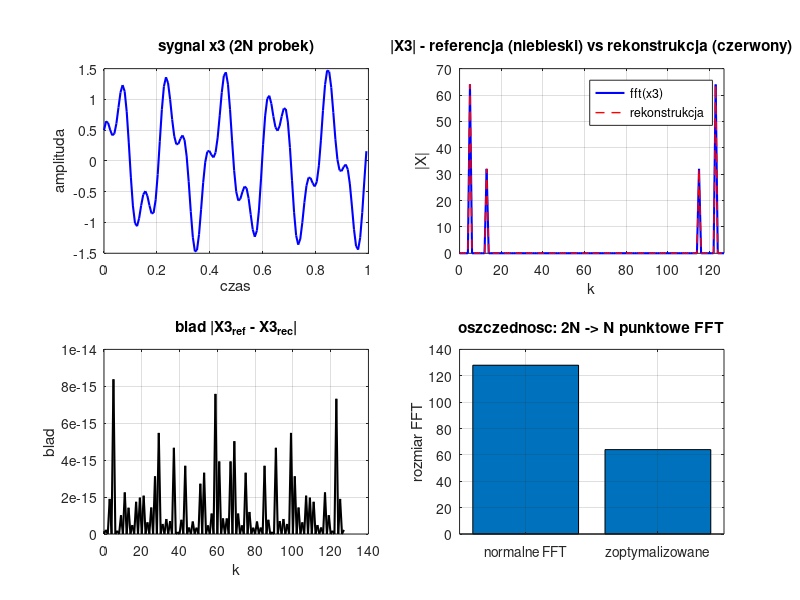

Write MATLAB code to recreate this figure.
clear all; close all; clc;
%% CZESC 1: dwa sygnaly -> jedno FFT
fprintf('=== CZESC 1: dwa sygnaly rzeczywiste -> jedno FFT ===\n\n');

N = 16;
x1 = randn(1, N);
x2 = randn(1, N);

X1 = fft(x1);
X2 = fft(x2);

x12 = x1 + 1j*x2;
X12 = fft(x12);

X12r = real(X12);
X12i = imag(X12);

% rekonstrukcja
X1r = zeros(1, N);
X1i = zeros(1, N);
X1r(2:N) = (X12r(2:N) + X12r(N:-1:2)) / 2;
X1i(2:N) = (X12i(2:N) - X12i(N:-1:2)) / 2;
X1r(1) = X12r(1);
X1i(1) = 0;
X1rec = X1r + 1j*X1i;

error_X1 = max(abs(X1 - X1rec));
fprintf('blad rekonstrukcji X1: %e\n', error_X1);

% X2(k) = (Im{X(k)+X(N-k)})/2 - j*(Re{X(k)-X(N-k)})/2
X2r = zeros(1, N);
X2i = zeros(1, N);
X2r(2:N) = (X12i(2:N) + X12i(N:-1:2)) / 2;
X2i(2:N) = -(X12r(2:N) - X12r(N:-1:2)) / 2;
X2r(1) = X12i(1);
X2i(1) = 0;
X2rec = X2r + 1j*X2i;

error_X2 = max(abs(X2 - X2rec));
fprintf('blad rekonstrukcji X2: %e\n\n', error_X2);

%% CZESC 2: sygnal 2N-punktowy -> widmo z N-punktowego FFT (dodatkowy punkt)
fprintf('=== CZESC 2: sygnal 2N-punktowy z N-punktowego FFT ===\n\n');

N = 16;
x3 = randn(1, 2*N);  % sygnal 2N-punktowy

% podzial
x1 = x3(1:2:2*N);  
x2 = x3(2:2:2*N);  

X3_ref = fft(x3);

x12 = x1 + 1j*x2;
X12 = fft(x12);

X12r = real(X12);
X12i = imag(X12);

% parzyste
X1r = zeros(1, N);
X1i = zeros(1, N);
X1r(2:N) = (X12r(2:N) + X12r(N:-1:2)) / 2;
X1i(2:N) = (X12i(2:N) - X12i(N:-1:2)) / 2;
X1r(1) = X12r(1);
X1i(1) = 0;
X1rec = X1r + 1j*X1i;

% nieparzyste
X2r = zeros(1, N);
X2i = zeros(1, N);
X2r(2:N) = (X12i(2:N) + X12i(N:-1:2)) / 2;
X2i(2:N) = -(X12r(2:N) - X12r(N:-1:2)) / 2;
X2r(1) = X12i(1);
X2i(1) = 0;
X2rec = X2r + 1j*X2i;

% rekonstrukcja widma X3 z widm X1 i X2
% X3(k) = X1(k) + W^k * X2(k)  dla k = 0,1,...,N-1
% X3(k+N) = X1(k) - W^k * X2(k)  dla k = 0,1,...,N-1
% gdzie W = exp(-j*2*pi/(2N))

W = exp(-1j * 2 * pi / (2*N) * (0:N-1));

X3rec = zeros(1, 2*N);
X3rec(1:N) = X1rec + W .* X2rec;      % pierwsza polowa widma
X3rec(N+1:2*N) = X1rec - W .* X2rec;  % druga polowa widma

error_X3 = max(abs(X3_ref - X3rec));
fprintf('blad rekonstrukcji X3 (2N-punktowe widmo): %e\n\n', error_X3);

%% TEST dla roznych N
fprintf('=== TEST dla roznych N ===\n');
for p = 3:10
    N = 2^p;
    x3 = randn(1, 2*N);
    
    x1 = x3(1:2:2*N);
    x2 = x3(2:2:2*N);
    
    X3_ref = fft(x3);
    
    x12 = x1 + 1j*x2;
    X12 = fft(x12);
    
    X12r = real(X12);
    X12i = imag(X12);
    
    X1r = zeros(1, N); X1i = zeros(1, N);
    X1r(2:N) = (X12r(2:N) + X12r(N:-1:2)) / 2;
    X1i(2:N) = (X12i(2:N) - X12i(N:-1:2)) / 2;
    X1r(1) = X12r(1); X1i(1) = 0;
    X1rec = X1r + 1j*X1i;
    
    X2r = zeros(1, N); X2i = zeros(1, N);
    X2r(2:N) = (X12i(2:N) + X12i(N:-1:2)) / 2;
    X2i(2:N) = -(X12r(2:N) - X12r(N:-1:2)) / 2;
    X2r(1) = X12i(1); X2i(1) = 0;
    X2rec = X2r + 1j*X2i;
    
    W = exp(-1j * 2 * pi / (2*N) * (0:N-1));
    X3rec = zeros(1, 2*N);
    X3rec(1:N) = X1rec + W .* X2rec;
    X3rec(N+1:2*N) = X1rec - W .* X2rec;
    
    err = max(abs(X3_ref - X3rec));
    fprintf('2N=%4d: blad = %e\n', 2*N, err);
end

%% WIZUALIZACJA
fprintf('\n=== WIZUALIZACJA ===\n');
N = 64;
t = (0:2*N-1) / (2*N);
x3 = sin(2*pi*5*t) + 0.5*cos(2*pi*13*t);

x1 = x3(1:2:2*N);
x2 = x3(2:2:2*N);

X3_ref = fft(x3);

x12 = x1 + 1j*x2;
X12 = fft(x12);
X12r = real(X12); X12i = imag(X12);

X1r = zeros(1,N); X1i = zeros(1,N);
X1r(2:N) = (X12r(2:N) + X12r(N:-1:2))/2;
X1i(2:N) = (X12i(2:N) - X12i(N:-1:2))/2;
X1r(1) = X12r(1); X1i(1) = 0;
X1rec = X1r + 1j*X1i;

X2r = zeros(1,N); X2i = zeros(1,N);
X2r(2:N) = (X12i(2:N) + X12i(N:-1:2))/2;
X2i(2:N) = -(X12r(2:N) - X12r(N:-1:2))/2;
X2r(1) = X12i(1); X2i(1) = 0;
X2rec = X2r + 1j*X2i;

W = exp(-1j*2*pi/(2*N)*(0:N-1));
X3rec = zeros(1,2*N);
X3rec(1:N) = X1rec + W.*X2rec;
X3rec(N+1:2*N) = X1rec - W.*X2rec;

figure('Name', 'Zadanie 5.10', 'Position', [100 100 1200 800]);

subplot(2,2,1)
plot(t, x3, 'b', 'LineWidth', 1.5);
title('sygnal x3 (2N probek)');
xlabel('czas'); ylabel('amplituda'); grid on;

subplot(2,2,2)
f = 0:2*N-1;
plot(f, abs(X3_ref), 'b', 'LineWidth', 1.5); hold on;
plot(f, abs(X3rec), 'r--', 'LineWidth', 1);
title('|X3| - referencja (niebieski) vs rekonstrukcja (czerwony)');
xlabel('k'); ylabel('|X|'); grid on;
legend('fft(x3)', 'rekonstrukcja');
xlim([0 2*N-1]);

subplot(2,2,3)
plot(f, abs(X3_ref - X3rec), 'k', 'LineWidth', 1.5);
title('blad |X3_{ref} - X3_{rec}|');
xlabel('k'); ylabel('blad'); grid on;

subplot(2,2,4)
bar([1 2], [2*N, N]);
set(gca, 'XTickLabel', {'normalne FFT', 'zoptymalizowane'});
ylabel('rozmiar FFT');
title('oszczednosc: 2N -> N punktowe FFT');
grid on;

%% WNIOSKI
% dla dwoch sygnalow rzeczywistych mozna obliczyc widma
% za pomoca jednego FFT sygnalu zespolonego x = x1 + j*x2
% wykorzystujemy symetrie hermitowska widma sygnalow rzeczywistych
% dla sygnalu 2N-punktowego mozemy uzyc N-punktowego FFT
% dzieki podzialowi na probki parzyste i nieparzyste
% rekonstrukcja widma 2N z widm N-punktowych uzywa wzoru motylka
% oszczednosc obliczeniowa: 2x mniej operacji FFT
